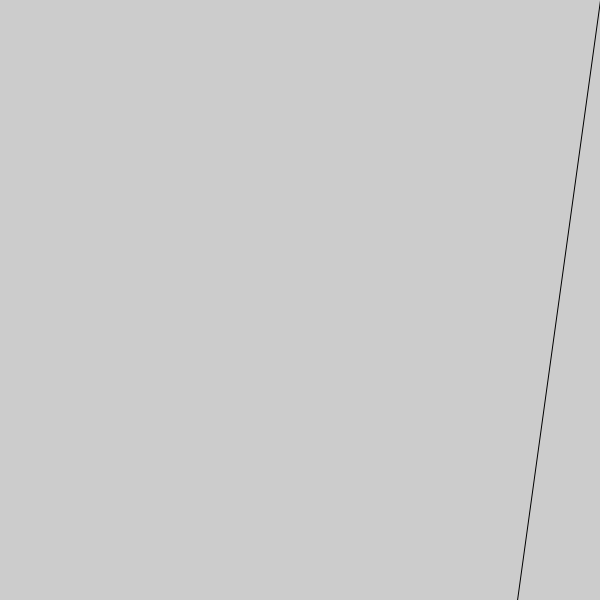
Frame 1 (no input)
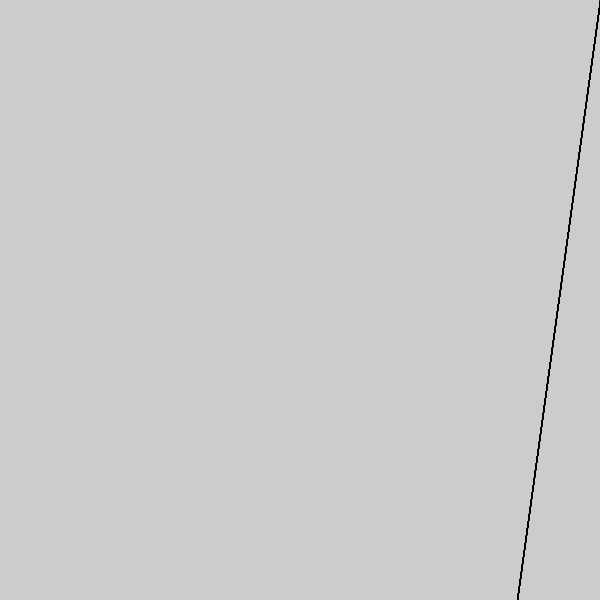
Frame 60 (the mouse pressed at the canvas centre just before this capture)
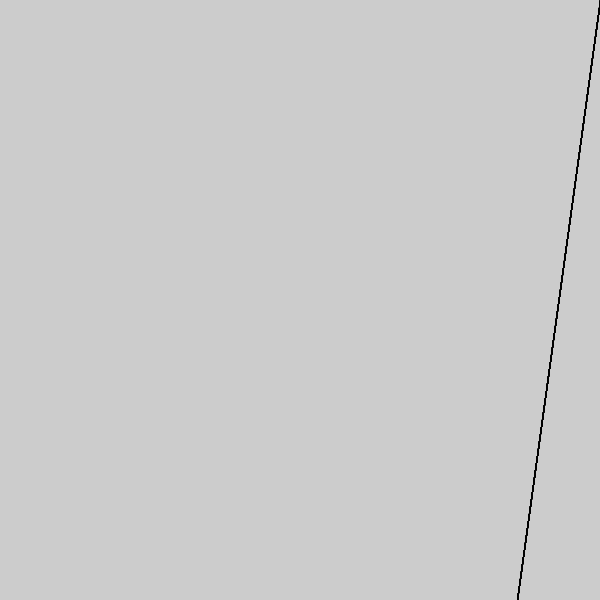
Frame 120 (the mouse held since frame 60 and released just before this capture)

The Processing sketch that drew these frames (run headless with seeded random() and noise(); from frame 60 on, the mouse is pressed at the canvas centre):

// Processing sketch: Arrays_
// ── Arrays_.pde
//int myInt;
//int[] myIntArray = {0,100,99,-10,5};
////declare an array
//boolean[] myBoolArray= {true, false, true};
int i;
int[] myArray = new int[100];
// array is 100 things long 
//int myArray[0] = 100; //manually fill values

void setup() {
  //println(myIntArray);
  size(600, 600);
  //instead of filling out 100  values use a for loop
  for (int i=0; i< myArray.length; i++) {
    myArray[i] = int(random(800));
  }
}

void draw() {
  println(myArray);

  for (int i=0; i<myArray.length; i++);{
  line(width, 0, myArray[i], height);


}

}
